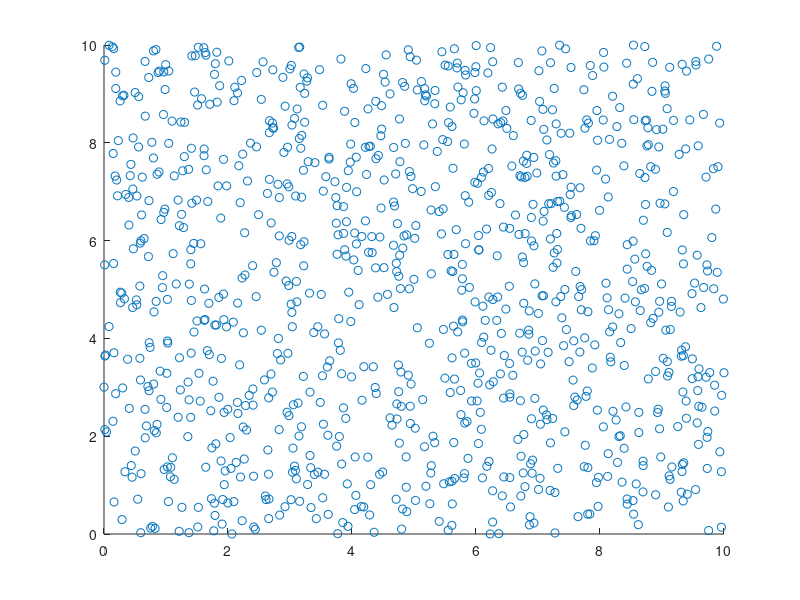

This chart was generated by the following MATLAB code: (Note: this script raises an error after producing the figure.)
clear all
close all

%% QT CLUSTERING SIMPLE


thr = 2;
min_cluster_size = 1;

%Data generation
num_points = 1000;

x=rand(1,num_points)*10;
y=rand(1,num_points)*10;
%z=rand(1,100)*10;
scatter(x,y)

points = [x;y];

selected = zeros(1,num_points);
label = [];

num_points_remaining = num_points;
points_e = points;

points_out = [];

cluster_num = 1;

points_selected = 0;
tic
while(num_points_remaining>0)    
    
    max_points = 0;
    pos_cluster = 0;
    
    pos_clust = [];
    for i=1:num_points_remaining    
        pos_aux = [];
        total_points = 0;
        for j=1:num_points_remaining            
            distance = norm(points(:,i)-points(:,j));
            if(distance<thr)
               total_points = total_points + 1; 
               pos_aux(total_points) = j;
            end            
        end     
        
        if(total_points > max_points)
            max_points = total_points;
            pos_cluster = i;
            pos_clust = pos_aux;
        end        
    end  
   
    
   count = 0;
    for i=1:max_points
       points_out(:,i+points_selected) = points(:,pos_clust(i)-count);
       label(i+points_selected) = cluster_num;
       points(:,pos_clust(i)-count) = [];
       count = count +1;
    end
    
    cluster_num = cluster_num +1;
    num_points_remaining = num_points_remaining - max_points;
    points_selected = points_selected + max_points;

end
toc

PlotClusters(points_out',label+1);



